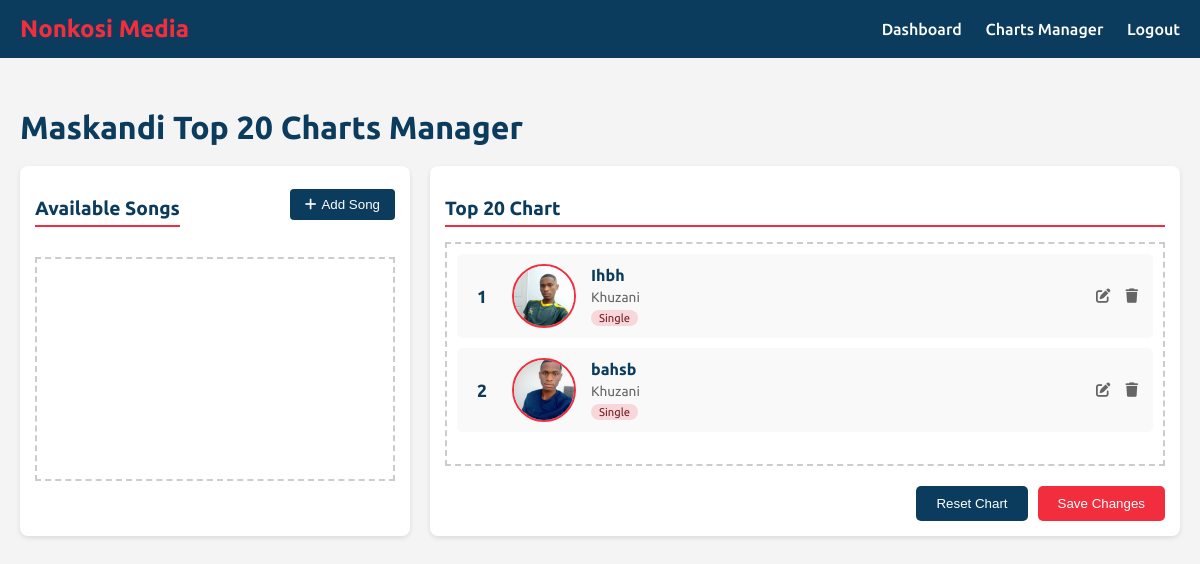
Screenshot of /admin/charts_manager (signed in) with the database file from the repository.
### app.py (models this page shows)
class Song(db.Model):
    id = db.Column(db.Integer, primary_key=True)
    title = db.Column(db.String(100), nullable=False)
    genre = db.Column(db.String(50), nullable=False)
    album = db.Column(db.String(100))  # New field - can be null for singles
    release_date = db.Column(db.DateTime, nullable=False, default=datetime.utcnow)
    cover_image = db.Column(db.String(20), nullable=False)
    spotify_link = db.Column(db.String(200))
    youtube_link = db.Column(db.String(200))
    artist_id = db.Column(db.Integer, db.ForeignKey('artist.id'), nullable=False)
    chart_position = db.Column(db.Integer)

class Artist(db.Model):
    id = db.Column(db.Integer, primary_key=True)
    name = db.Column(db.String(100), nullable=False)
    bio = db.Column(db.Text, nullable=False)
    image = db.Column(db.String(20), nullable=False, default='artist_default.jpg')
    social_media = db.Column(db.JSON)
    songs = db.relationship('Song', backref='artist', lazy=True)
    gigs = db.relationship('Gig', backref='artist', lazy=True)

### app.py (the view)
@app.route('/admin/charts_manager')
@login_required
def charts_manager():
    if current_user.role != 'admin':
        flash('You are not authorized to access this page', 'error')
        return redirect(url_for('home'))
    all_songs = Song.query.order_by(Song.title).all()
    top_songs = Song.query.filter(Song.chart_position != None)\
                        .order_by(Song.chart_position)\
                        .limit(20)\
                        .all()
    artists = Artist.query.order_by(Artist.name).all()
    return render_template('charts_manager.html',
                         all_songs=all_songs,
                         top_songs=top_songs,
                         artists=artists)

### app.py (called while the page is built)
@login_manager.user_loader
def load_user(user_id):
    return User.query.get(int(user_id))

@app.context_processor
def inject_datetime():
    return {'datetime': datetime}

### templates/charts_manager.html (shortened to what this page needs)
<!DOCTYPE html>
<html lang="en">
<head>
  <link rel="stylesheet" href="https://cdnjs.cloudflare.com/ajax/libs/font-awesome/6.0.0-beta3/css/all.min.css">
</head>
<body>
  <header class="header">
    <div class="logo">Nonkosi Media</div>
    <nav class="nav-links">
      <a href="/admin">Dashboard</a>
      <a href="/admin/charts_manager" class="active">Charts Manager</a>
      <a href="/logout">Logout</a>
    </nav>
  </header>
  <main class="container">
    <h1>Maskandi Top 20 Charts Manager</h1>
    <div class="charts-container">
      <div class="available-songs">
        <div class="flex-header">
          <h2 class="section-title">Available Songs</h2>
          <button class="add-song-btn" id="addSongBtn">
            <i class="fas fa-plus"></i> Add Song
          </button>
        </div>
        <div class="song-list" id="available-songs">
        </div>
      </div>
      <div class="top-chart">
        <h2 class="section-title">Top 20 Chart</h2>
        <div class="song-list" id="top-chart">
          {% for song in top_songs %}
            <div class="song-item" draggable="true" data-song-id="{{ song.id }}">
              <span class="chart-position">{{ song.chart_position }}</span>
              <img src="{{ url_for('static', filename='uploads/profile_pics/' + song.cover_image) }}"
                   alt="{{ song.title }}"
                   >
              <div class="song-info">
                <h3>{{ song.title }}</h3>
                <p>{{ song.artist.name }}</p>
                <span class="song-type {{ 'album' if song.album else 'single' }}">
                  {{ song.album if song.album else 'Single' }}
                </span>
              </div>
              <div class="song-actions">
                <button class="edit-song" data-song-id="{{ song.id }}" title="Edit">
                  <i class="fas fa-edit"></i>
                </button>
                <button class="delete-song" data-song-id="{{ song.id }}" title="Delete">
                  <i class="fas fa-trash"></i>
                </button>
              </div>
            </div>
          {% endfor %}
        </div>
        <div class="chart-actions">
          <button class="btn btn-secondary" id="reset-chart">Reset Chart</button>
          <button class="btn btn-primary" id="save-chart">Save Changes</button>
        </div>
      </div>
    </div>
  </main>
</body>
</html>

### templates/charts_manager.html (style rules this page uses)
body { font-family: 'Ubuntu', sans-serif; margin: 0; background-color: #f4f4f4; color: #333; }
.header { background-color: #0b3c5d; color: white; padding: 15px 20px; display: flex; justify-content: space-between; align-items: center; }
.header .logo { font-size: 1.5em; font-weight: bold; color: #f22e3e; }
.nav-links a { color: white; text-decoration: none; margin-left: 20px; font-weight: 500; }
.container { padding: 30px 20px; max-width: 1200px; margin: auto; }
h1 { color: #0b3c5d; margin-bottom: 20px; }
.charts-container { display: flex; gap: 20px; }
.available-songs { flex: 1; background: white; padding: 15px; border-radius: 8px; box-shadow: 0 2px 5px rgba(0,0,0,0.1); }
.top-chart { flex: 2; background: white; padding: 15px; border-radius: 8px; box-shadow: 0 2px 5px rgba(0,0,0,0.1); }
.song-list { min-height: 200px; border: 2px dashed #ccc; padding: 10px; margin-top: 15px; }
.song-item { display: flex; align-items: center; padding: 10px; margin-bottom: 10px; background: #f9f9f9; border-radius: 5px; cursor: move; transition: all 0.2s ease; }
.song-item img { width: 60px; height: 60px; object-fit: cover; margin-right: 15px; border-radius: 50%; border: 2px solid #f22e3e; transition: all 0.3s ease; }
.song-info { flex: 1; }
.song-info h3 { margin: 0 0 5px 0; font-size: 1em; color: #0b3c5d; }
.song-info p { margin: 0; font-size: 0.85em; color: #666; }
.chart-position { font-weight: bold; margin-right: 15px; color: #0b3c5d; min-width: 30px; text-align: center; font-size: 1.1em; }
.chart-actions { margin-top: 20px; text-align: right; display: flex; justify-content: flex-end; gap: 10px; }
.btn { padding: 10px 20px; border: none; border-radius: 5px; cursor: pointer; font-weight: 500; transition: all 0.2s ease; }
.btn-primary { background-color: #f22e3e; color: white; }
.btn-secondary { background-color: #0b3c5d; color: white; }
.section-title { font-size: 1.2em; margin-bottom: 15px; color: #0b3c5d; border-bottom: 2px solid #f22e3e; padding-bottom: 5px; }
.song-type { display: inline-block; padding: 2px 8px; border-radius: 10px; font-size: 0.7em; background: #e1e1e1; color: #333; margin-top: 5px; }
.song-type.single { background: #f8d7da; color: #721c24; }
.add-song-btn { margin-bottom: 15px; background-color: #0b3c5d; color: white; border: none; padding: 8px 15px; border-radius: 4px; cursor: pointer; display: flex; align-items: center; gap: 5px; }
.song-actions { margin-left: auto; display: flex; gap: 5px; }
.song-actions button { background: none; border: none; cursor: pointer; color: #666; font-size: 0.9em; transition: color 0.2s; padding: 5px; }
.flex-header { display: flex; justify-content: space-between; align-items: center; }

### rows the page displays
Song: chart_position "1", cover_image+title (picture), title "Ihbh", artist.name "Khuzani", album "Single"
Song: chart_position "2", cover_image+title (picture), title "bahsb", artist.name "Khuzani", album "Single"
